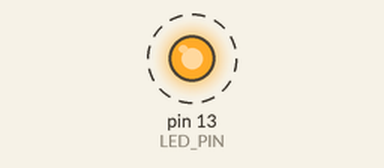
A sketch run on a simulated Arduino Uno, built with avr-gcc and run on an emulated ATmega328P. Parts: output pins drawn as LEDs (lit = HIGH). Dashed ring = blinking. What the sketch prints to the serial monitor is not drawn.

Above: at 0.2 s.
Timing chart, 0 to 3.0 s (numbered marks = the images above):
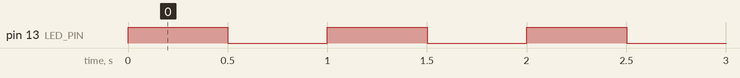

The sketch:

blink.ino
```cpp
// Blink com Log Serial para Arduino Nano / Uno
#define LED_PIN 13

void setup() {
  Serial.begin(115200);
  pinMode(LED_PIN, OUTPUT);
  Serial.println("\n[ARDUINO] Blink Pronto!");
}

void loop() {
  digitalWrite(LED_PIN, HIGH);
  Serial.println("[ARDUINO] LED 13 LIGADO");
  delay(500);
  digitalWrite(LED_PIN, LOW);
  Serial.println("[ARDUINO] LED 13 DESLIGADO");
  delay(500);
}
```

Measured:
- by itself, pin 13 (LED_PIN): alternates HIGH for 0.50 s and LOW for 0.50 s
